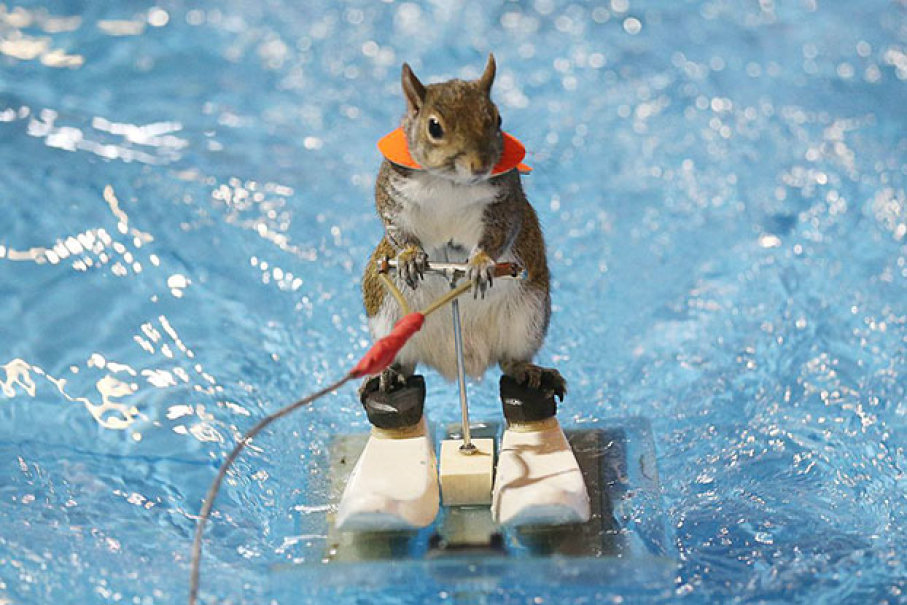
#> input picture alesStuff/twiggy.jpg, 907 x 605 px
$ python twig.py
#> lines starting #> are read from the running program, lines starting #| are printed output that depends on the picture
from PIL import Image
im= Image.open("twiggy.jpg")
#> im is the input picture: PIL image 907x605 RGB; mean R, G, B 131.8, 166.8, 185.1
im.getdata()
newData = []
print (im.size)
#| (907, 605)
x=list(im.getdata())
#> x = 548735 items
xLen= len(x)
#> xLen = 548735
print(xLen)
#| 548735
darkBlue = (0, 51, 76)
red = (217, 26, 33)
lightBlue = (112, 150, 158)
yellow = (252, 227, 166)
for i in range(0, xLen-1):
    Sum= x[i][0] + x[i][1] + x[i][2]
    if Sum<182:
        newData.append(darkBlue)
    elif (Sum < 364):
        newData.append(red)
    elif (Sum < 546):
        newData.append(lightBlue)
    else:
        newData.append(yellow)
#> this loop made 548734 passes
#> Sum on passes 1 to 3: 432, 419, 399
#> after the loop, newData = 548734 items

im.putdata(newData)
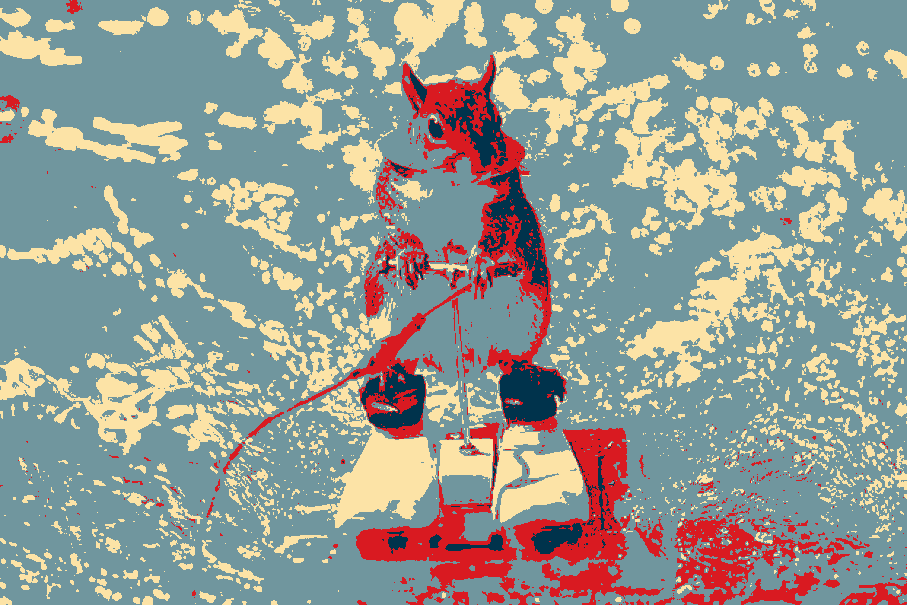
#> im: PIL image 907x605 RGB; mean R, G, B 147.5, 154.3, 147.9

im.show()

$ run again, with alesStuff/2 copy.jpg copied over alesStuff/twiggy.jpg
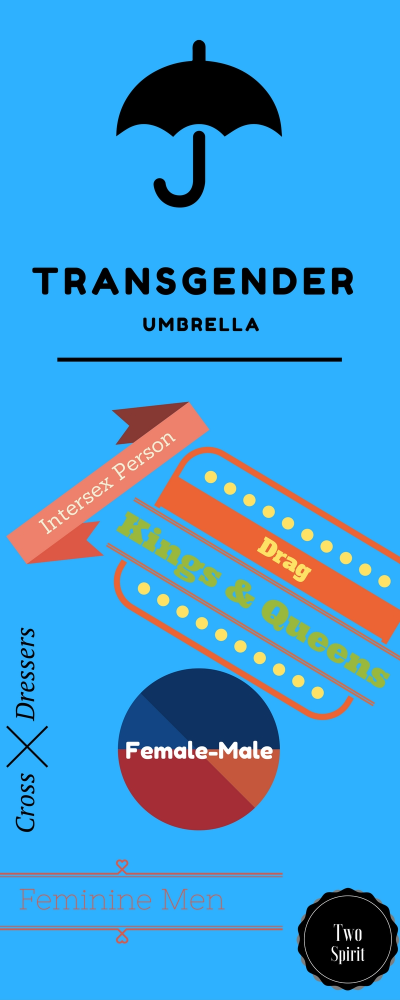
#> input picture alesStuff/2 copy.jpg, 800 x 2000 px (shown at 1/2 size)
#> im is the input picture: PIL image 800x2000 RGB; mean R, G, B 61.4, 156.1, 215
#| (800, 2000)
#> x = 1600000 items
#> xLen = 1600000
#| 1600000
#> after the loop `for i in range(0, xLen-1):`: newData = 1599999 items
#> `im.putdata(newData)`:
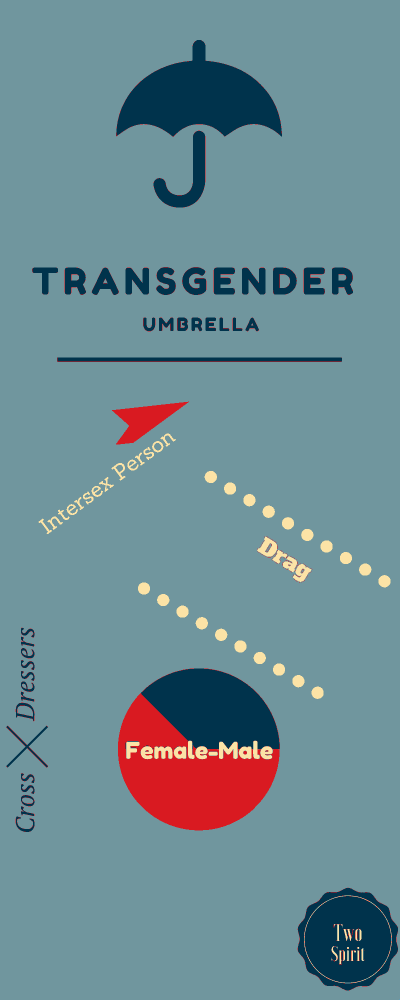
#> im: PIL image 800x2000 RGB (shown at 1/2 size); mean R, G, B 108.6, 138.7, 147.1
